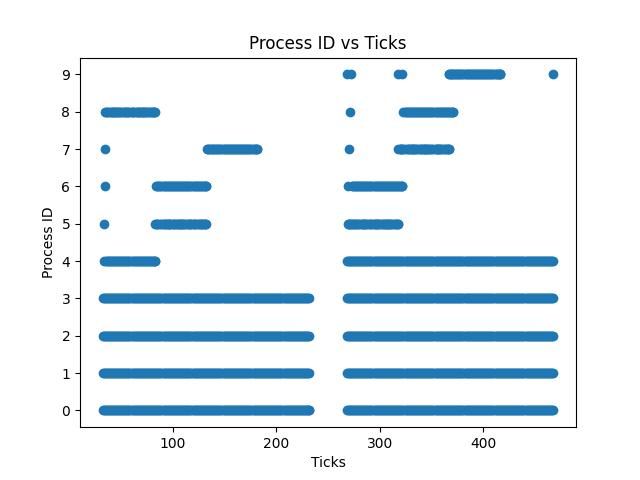

The Python source for this figure:
import matplotlib.pyplot as plt

with open('output.txt', 'r') as file:
    lines = file.readlines()

x = []
y = []

for line in lines:
    coords = line.split()
    # print(coords)
    coords[0] = int(coords[0])
    coords[1] = int(coords[1])
    if coords[0] >= 5:
        x.append(coords[1])
        y.append(coords[0])
y_values = [0,1,2,3,4,5,6,7,8,9]
for i in range(0,len(y)):
    y[i] -= 5
    y[i] %= 10
plt.yticks(y_values)
plt.scatter(x, y)
plt.xlabel('Ticks')
plt.ylabel('Process ID')
plt.title('Process ID vs Ticks')
plt.savefig('graph.jpeg')